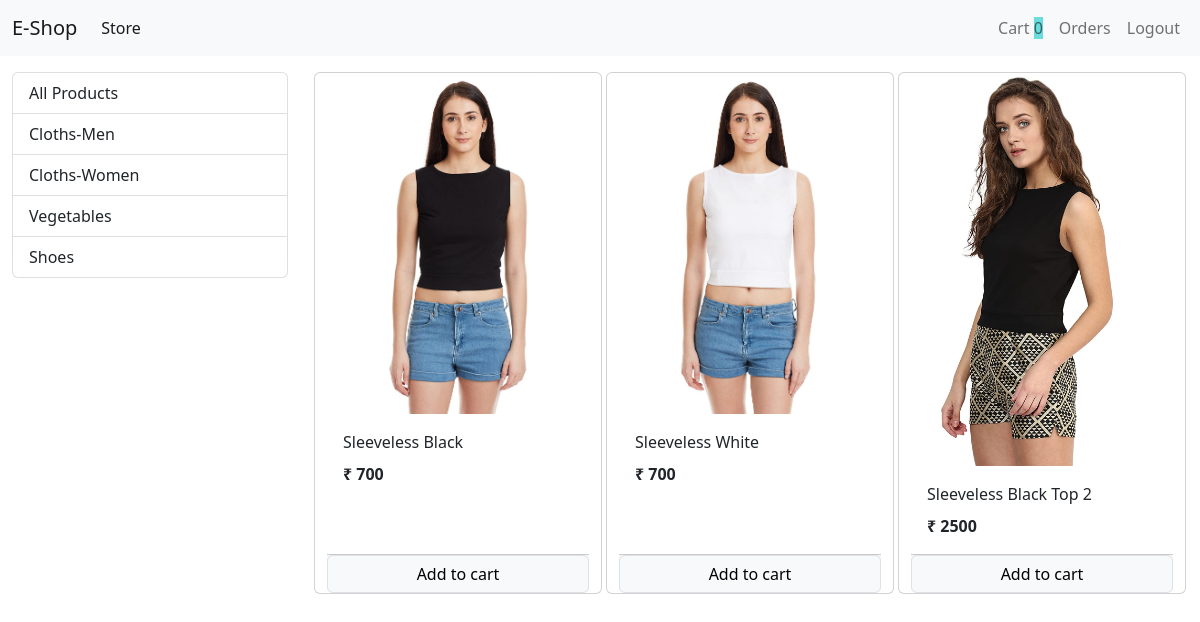
Page /?category=2 (signed in) on the committed database.
### Store/models/category.py (models this page shows, shortened)
class Category(models.Model):
 name=models.CharField(max_length=20)
 @staticmethod
 def get_all_categories():
    return Category.objects.all()

### Store/models/product.py (models this page shows, shortened)
class Product(models.Model):
    name=models.CharField(max_length=50)
    price=models.IntegerField(default=0)
    category=models.ForeignKey(Category, on_delete=models.CASCADE, default=1)
    description=models.CharField(max_length=200 , default='', null=True, blank=True)
    image=models.ImageField(upload_to='uploads/products/')
    @staticmethod
    def get_all_products_by_categoryid(category_id):
       if category_id:
         return Product.objects.filter(category=category_id)
       else:
         return Product.get_all_products()

### Store/views/home.py (the view, shortened to what this page needs)
# urls.py: path('', Index.as_view(), name="Homepage"),
class Index(View):
    def get(self, request):
      cart=request.session.get("cart")
      if not cart:
        request.session["cart"]={}
      products=None
      categories=Category.get_all_categories()
      categoryID=request.GET.get('category')
      if categoryID:
        products=Product.get_all_products_by_categoryid(categoryID)
      else:
        products=Product.get_all_products()
      data={}
      data['products']=products
      data['categories']=categories
      print("you are: ", request.session.get("email"))
      return render(request, "index.html", data)

### Store/templatetags/cart.py (called while the page is built)
@register.filter(name="is_in_cart")
def is_in_cart(product, cart):
    keys=cart.keys()
    for id in keys:
        if int(id)==product.id:
         return True
    return False

### Store/templatetags/custom_filter.py (called while the page is built)
@register.filter(name="currency")
def currency(number):
   return "₹ "+str(number)

### Store/templates/index.html (shortened to what this page needs)
 {% extends 'base.html' %}
 {% block content %}
 {% load cart %}
 {% load custom_filter %}
  <div class="container-fluid mt-3">
    <div class="row">
      <div class="col-lg-3 mx-auto">
        <div class="list-group">
          <a href="/" class="list-group-item list-group-item-action">
            All Products</a>
          {% for category in categories %}
          <a href="/?category={{category.id}}" class="list-group-item list-group-item-action">
             {{category.name}}</a>
          {% endfor %}
      </div>
      </div>
  <div id="products" class="col-lg-9 mx-auto">
   <div class="row mx-auto">
    {% for product in products %}
   <div class="card mx-auto mb-3" id={{product.id}} style="width: 18rem;">
        <img src="{{product.image.url}}" class="card-img-top" alt="Card image cap">
        <div class="card-body">
          <p class="card-title">{{product.name}}</p>
          <p class="card-text"><b>{{product.price|currency}}</b></p>
        </div>
        <div class="card-footer p-0 no-gutters">
          {% if product|is_in_cart:request.session.cart %}
          <div class="row no-gutters">
            <form action="/#{{product.id}}" class="col-2" method="post">
              {% csrf_token %}
              <input hidden type="text" name="product" value="{{product.id}}">
              <input hidden type="text" name="remove" value="True">
              <input type="submit" value=" - " class=" btn btn-block btn-secondary">
            </form>
            <div class="text-center col ">{{product|cart_quantity:request.session.cart}}  in Cart</div>
          <form action="/#{{product.id}}" class="col-2" method="post">
            {% csrf_token %}
            <input hidden type="text" name="product" value="{{product.id}}">
            <input type="submit" value=" + " class=" btn btn-block btn-secondary">
          </form>
          </div>
          {% else %}
          <form action="/#{{product.id}}" method="POST" class="btn-block">
            <input type="submit" class=" float-rigth btn btn-light border form-control"
             value="Add to cart">
          </form>
          {% endif %}
        </div>
    </div>
    {% endfor %}
    </div>
  </div>
  </div>
</div>
{% endblock %}

### rows in the picture
Category: name "Cloths-Men"
Category: name "Cloths-Women"
Category: name "Vegetables"
Category: name "Shoes"
Product: image (picture), name "Sleeveless Black", price "₹ 700"
Product: image (picture), name "Sleeveless White", price "₹ 700"
Product: image (picture), name "Sleeveless Black Top 2", price "₹ 2500"

### other values in the picture
{{ request.session.cart.keys|length }} "0"
